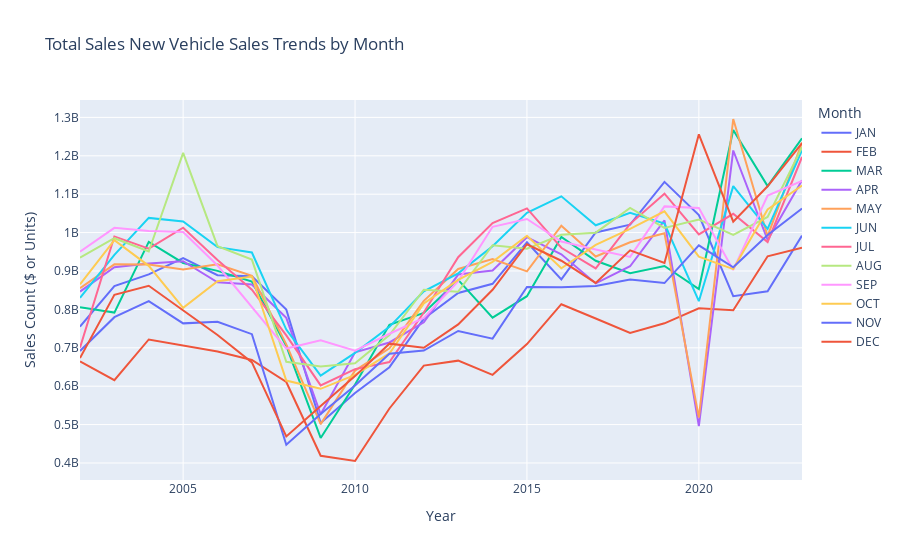

The cell this chart's notebook holds for it:
### Markdown cell above
The difference indicates that over the years, the sales price of new cars increases.

### Code cell
df.columns = df.columns.str.strip()
df['Year'] = df.index.year
df['Month'] = df.index.strftime('%b').str.upper()  # Converts to JAN, FEB, etc.

def plot_sales_trends(Sales_Type='New', Months=None):
    if Months is None:
        filtered_df = df
    else:
        selected_months = [month for month, selected in Months.items() if selected]
        filtered_df = df[df['Month'].isin(selected_months)]
    
    fig = px.line(
        filtered_df,
        x='Year',
        y=Sales_Type,
        color='Month',
        title=f'{Sales_Type} Vehicle Sales Trends by Month',
        labels={'Year': 'Year', Sales_Type: 'Sales Count ($ or Units)'}
    )
    fig.show()

plot_sales_trends(
    Sales_Type='Total Sales New',
    Months={m: True for m in ['JAN', 'FEB', 'MAR', 'APR', 'MAY', 'JUN', 'JUL', 'AUG', 'SEP', 'OCT', 'NOV', 'DEC']}
)

### Figure 1 — Plotly figure (JSON) as saved in the notebook; plotly's stock layout.template omitted (floating-point values rounded to 4 significant figures)
{"data": [{"hovertemplate": "Month=JAN<br>Year=%{x}<br>Sales Count ($ or Units)=%{y}<extra></extra>", "legendgroup": "JAN", "line": {"color": "#636efa", "dash": "solid"}, "marker": {"symbol": "circle"}, "mode": "lines", "name": "JAN", "orientation": "v", "showlegend": true, "type": "scatter", "x": [2002, 2003, 2004, 2005, 2006, 2007, 2008, 2009, 2010, 2011, 2012, 2013, 2014, 2015, 2016, 2017, 2018, 2019, 2020, 2021, 2022, 2023], "xaxis": "x", "y": [755015820, 860730784, 891062280, 933312807, 889192843, 886162633, 799819205, 504208132, 582084918, 649505622, 775943607, 842788566, 866726180, 974532500, 878106665, 1000285431, 1020767142, 1132044244, 1045539743, 834312337, 847214025, 992034915], "yaxis": "y"}, {"hovertemplate": "Month=FEB<br>Year=%{x}<br>Sales Count ($ or Units)=%{y}<extra></extra>", "legendgroup": "FEB", "line": {"color": "#EF553B", "dash": "solid"}, "marker": {"symbol": "circle"}, "mode": "lines", "name": "FEB", "orientation": "v", "showlegend": true, "type": "scatter", "x": [2002, 2003, 2004, 2005, 2006, 2007, 2008, 2009, 2010, 2011, 2012, 2013, 2014, 2015, 2016, 2017, 2018, 2019, 2020, 2021, 2022, 2023], "xaxis": "x", "y": [664454223, 615749948, 721703209, 705851980, 690139661, 668148095, 611004312, 418843100, 405189138, 541928549, 653555445, 666540837, 629593928, 709556549, 813473347, 776222008, 738782711, 763740318, 802833375, 797908033, 938361276, 960384917], "yaxis": "y"}, {"hovertemplate": "Month=MAR<br>Year=%{x}<br>Sales Count ($ or Units)=%{y}<extra></extra>", "legendgroup": "MAR", "line": {"color": "#00cc96", "dash": "solid"}, "marker": {"symbol": "circle"}, "mode": "lines", "name": "MAR", "orientation": "v", "showlegend": true, "type": "scatter", "x": [2002, 2003, 2004, 2005, 2006, 2007, 2008, 2009, 2010, 2011, 2012, 2013, 2014, 2015, 2016, 2017, 2018, 2019, 2020, 2021, 2022, 2023], "xaxis": "x", "y": [805666244, 791728069, 975737236, 920888098, 900277823, 872431678, 704894267, 465300148, 604302888, 760075360, 790798381, 876674543, 778419410, 834375096, 988609546, 926703144, 894044008, 912994576, 853033479, 1267127282, 1121118314, 1245687446], "yaxis": "y"}, {"hovertemplate": "Month=APR<br>Year=%{x}<br>Sales Count ($ or Units)=%{y}<extra></extra>", "legendgroup": "APR", "line": {"color": "#ab63fa", "dash": "solid"}, "marker": {"symbol": "circle"}, "mode": "lines", "name": "APR", "orientation": "v", "showlegend": true, "type": "scatter", "x": [2002, 2003, 2004, 2005, 2006, 2007, 2008, 2009, 2010, 2011, 2012, 2013, 2014, 2015, 2016, 2017, 2018, 2019, 2020, 2021, 2022, 2023], "xaxis": "x", "y": [846368297, 909778220, 919596999, 925591302, 870626654, 865042222, 778075721, 526701218, 688229510, 713850012, 766243639, 890714636, 901354171, 988046475, 943502901, 867722291, 912292887, 1031766223, 495796657, 1213808079, 980797747, 1136414635], "yaxis": "y"}, {"hovertemplate": "Month=MAY<br>Year=%{x}<br>Sales Count ($ or Units)=%{y}<extra></extra>", "legendgroup": "MAY", "line": {"color": "#FFA15A", "dash": "solid"}, "marker": {"symbol": "circle"}, "mode": "lines", "name": "MAY", "orientation": "v", "showlegend": true, "type": "scatter", "x": [2002, 2003, 2004, 2005, 2006, 2007, 2008, 2009, 2010, 2011, 2012, 2013, 2014, 2015, 2016, 2017, 2018, 2019, 2020, 2021, 2022, 2023], "xaxis": "x", "y": [855005784, 917339608, 916954404, 904011185, 917436807, 887475431, 709096913, 501252689, 640624378, 698611340, 822158205, 905273123, 930989023, 898866880, 1018042636, 937804113, 974812847, 998392416, 518292774, 1295819889, 990610106, 1234582275], "yaxis": "y"}, {"hovertemplate": "Month=JUN<br>Year=%{x}<br>Sales Count ($ or Units)=%{y}<extra></extra>", "legendgroup": "JUN", "line": {"color": "#19d3f3", "dash": "solid"}, "marker": {"symbol": "circle"}, "mode": "lines", "name": "JUN", "orientation": "v", "showlegend": true, "type": "scatter", "x": [2002, 2003, 2004, 2005, 2006, 2007, 2008, 2009, 2010, 2011, 2012, 2013, 2014, 2015, 2016, 2017, 2018, 2019, 2020, 2021, 2022, 2023], "xaxis": "x", "y": [830251613, 941898387, 1038212129, 1029116197, 962049369, 948250315, 747520852, 627433850, 686655808, 754568121, 847168622, 893995360, 964450549, 1051510311, 1094447550, 1019153457, 1051832066, 1023455424, 821297823, 1120989909, 1009601998, 1214340987], "yaxis": "y"}, {"hovertemplate": "Month=JUL<br>Year=%{x}<br>Sales Count ($ or Units)=%{y}<extra></extra>", "legendgroup": "JUL", "line": {"color": "#FF6692", "dash": "solid"}, "marker": {"symbol": "circle"}, "mode": "lines", "name": "JUL", "orientation": "v", "showlegend": true, "type": "scatter", "x": [2002, 2003, 2004, 2005, 2006, 2007, 2008, 2009, 2010, 2011, 2012, 2013, 2014, 2015, 2016, 2017, 2018, 2019, 2020, 2021, 2022, 2023], "xaxis": "x", "y": [700530891, 990041754, 958264422, 1012715139, 928819275, 851325779, 732481463, 602063511, 644471700, 662962907, 791818346, 935844662, 1024912743, 1062988492, 960502273, 906844054, 1022752575, 1101287239, 995093228, 1048930976, 975230778, 1196918451], "yaxis": "y"}, {"hovertemplate": "Month=AUG<br>Year=%{x}<br>Sales Count ($ or Units)=%{y}<extra></extra>", "legendgroup": "AUG", "line": {"color": "#B6E880", "dash": "solid"}, "marker": {"symbol": "circle"}, "mode": "lines", "name": "AUG", "orientation": "v", "showlegend": true, "type": "scatter", "x": [2002, 2003, 2004, 2005, 2006, 2007, 2008, 2009, 2010, 2011, 2012, 2013, 2014, 2015, 2016, 2017, 2018, 2019, 2020, 2021, 2022, 2023], "xaxis": "x", "y": [934484212, 985375378, 950681015, 1207716905, 964524846, 929649250, 663384108, 651209293, 659524567, 733038484, 851322732, 846084877, 967003330, 958163037, 994401467, 999821400, 1064196448, 1012102960, 1033767509, 994080847, 1040810389, 1222581892], "yaxis": "y"}, {"hovertemplate": "Month=SEP<br>Year=%{x}<br>Sales Count ($ or Units)=%{y}<extra></extra>", "legendgroup": "SEP", "line": {"color": "#FF97FF", "dash": "solid"}, "marker": {"symbol": "circle"}, "mode": "lines", "name": "SEP", "orientation": "v", "showlegend": true, "type": "scatter", "x": [2002, 2003, 2004, 2005, 2006, 2007, 2008, 2009, 2010, 2011, 2012, 2013, 2014, 2015, 2016, 2017, 2018, 2019, 2020, 2021, 2022, 2023], "xaxis": "x", "y": [950502055, 1012404987, 1004251102, 1001701319, 914277304, 806385930, 697999898, 719767451, 692681798, 736524414, 777860867, 873865855, 1015189704, 1035533325, 976643490, 955788877, 936629687, 1068228890, 1063945651, 902795955, 1096319386, 1134437699], "yaxis": "y"}, {"hovertemplate": "Month=OCT<br>Year=%{x}<br>Sales Count ($ or Units)=%{y}<extra></extra>", "legendgroup": "OCT", "line": {"color": "#FECB52", "dash": "solid"}, "marker": {"symbol": "circle"}, "mode": "lines", "name": "OCT", "orientation": "v", "showlegend": true, "type": "scatter", "x": [2002, 2003, 2004, 2005, 2006, 2007, 2008, 2009, 2010, 2011, 2012, 2013, 2014, 2015, 2016, 2017, 2018, 2019, 2020, 2021, 2022, 2023], "xaxis": "x", "y": [865326154, 980365678, 913403542, 804224324, 873442790, 885708713, 614717936, 593186195, 629304220, 685279242, 815238036, 876865110, 923842238, 991747766, 907244735, 967866431, 1009595823, 1055208739, 937336920, 905018365, 1060091844, 1122680147], "yaxis": "y"}, {"hovertemplate": "Month=NOV<br>Year=%{x}<br>Sales Count ($ or Units)=%{y}<extra></extra>", "legendgroup": "NOV", "line": {"color": "#636efa", "dash": "solid"}, "marker": {"symbol": "circle"}, "mode": "lines", "name": "NOV", "orientation": "v", "showlegend": true, "type": "scatter", "x": [2002, 2003, 2004, 2005, 2006, 2007, 2008, 2009, 2010, 2011, 2012, 2013, 2014, 2015, 2016, 2017, 2018, 2019, 2020, 2021, 2022, 2023], "xaxis": "x", "y": [691740703, 779674957, 821585825, 763610056, 767687998, 735515910, 447337415, 527527906, 601640805, 684647259, 692717590, 743865185, 723803223, 858213639, 857844856, 861135057, 877595733, 868580552, 966657333, 909588132, 993531237, 1062465105], "yaxis": "y"}, {"hovertemplate": "Month=DEC<br>Year=%{x}<br>Sales Count ($ or Units)=%{y}<extra></extra>", "legendgroup": "DEC", "line": {"color": "#EF553B", "dash": "solid"}, "marker": {"symbol": "circle"}, "mode": "lines", "name": "DEC", "orientation": "v", "showlegend": true, "type": "scatter", "x": [2002, 2003, 2004, 2005, 2006, 2007, 2008, 2009, 2010, 2011, 2012, 2013, 2014, 2015, 2016, 2017, 2018, 2019, 2020, 2021, 2022, 2023], "xaxis": "x", "y": [673208880, 838060569, 861503861, 797994610, 733181836, 661821527, 469069897, 548724421, 626205792, 710741092, 700168869, 760977262, 850948572, 969641175, 926735097, 868882914, 953848511, 920768845, 1256023978, 1028505727, 1120587035, 1233234965], "yaxis": "y"}], "layout": {"legend": {"title": {"text": "Month"}, "tracegroupgap": 0}, "title": {"text": "Total Sales New Vehicle Sales Trends by Month"}, "xaxis": {"anchor": "y", "domain": [0, 1], "title": {"text": "Year"}}, "yaxis": {"anchor": "x", "domain": [0, 1], "title": {"text": "Sales Count ($ or Units)"}}}}
